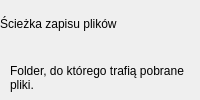
         <widget class="QFrame" name="groupBox_4">
          <property name="frameShape">
           <enum>QFrame::NoFrame</enum>
          </property>
          <layout class="QVBoxLayout" name="verticalLayout_groupBox_4_card">
           <property name="spacing">
            <number>0</number>
           </property>
           <property name="leftMargin">
            <number>0</number>
           </property>
           <property name="topMargin">
            <number>0</number>
           </property>
           <property name="rightMargin">
            <number>0</number>
           </property>
           <property name="bottomMargin">
            <number>0</number>
           </property>
           <item>
            <widget class="QLabel" name="lbl_folder_title">
             <property name="text">
              <string>Ścieżka zapisu plików</string>
             </property>
             <property name="role" stdset="0">
              <string notr="true">card-title</string>
             </property>
            </widget>
           </item>
           <item>
            <layout class="QVBoxLayout" name="verticalLayout_groupBox_4_body">
             <property name="spacing">
              <number>6</number>
             </property>
             <property name="leftMargin">
              <number>10</number>
             </property>
             <property name="topMargin">
              <number>10</number>
             </property>
             <property name="rightMargin">
              <number>10</number>
             </property>
             <property name="bottomMargin">
              <number>8</number>
             </property>
             <item>
              <widget class="QgsFileWidget" name="folder_fileWidget" />
             </item>
             <item>
              <widget class="QLabel" name="lbl_folder_hint">
               <property name="text">
                <string>Folder, do którego trafią pobrane pliki.</string>
               </property>
               <property name="wordWrap">
                <bool>true</bool>
               </property>
               <property name="role" stdset="0">
                <string notr="true">hint</string>
               </property>
              </widget>
             </item>
            </layout>
           </item>
          </layout>
         </widget>
